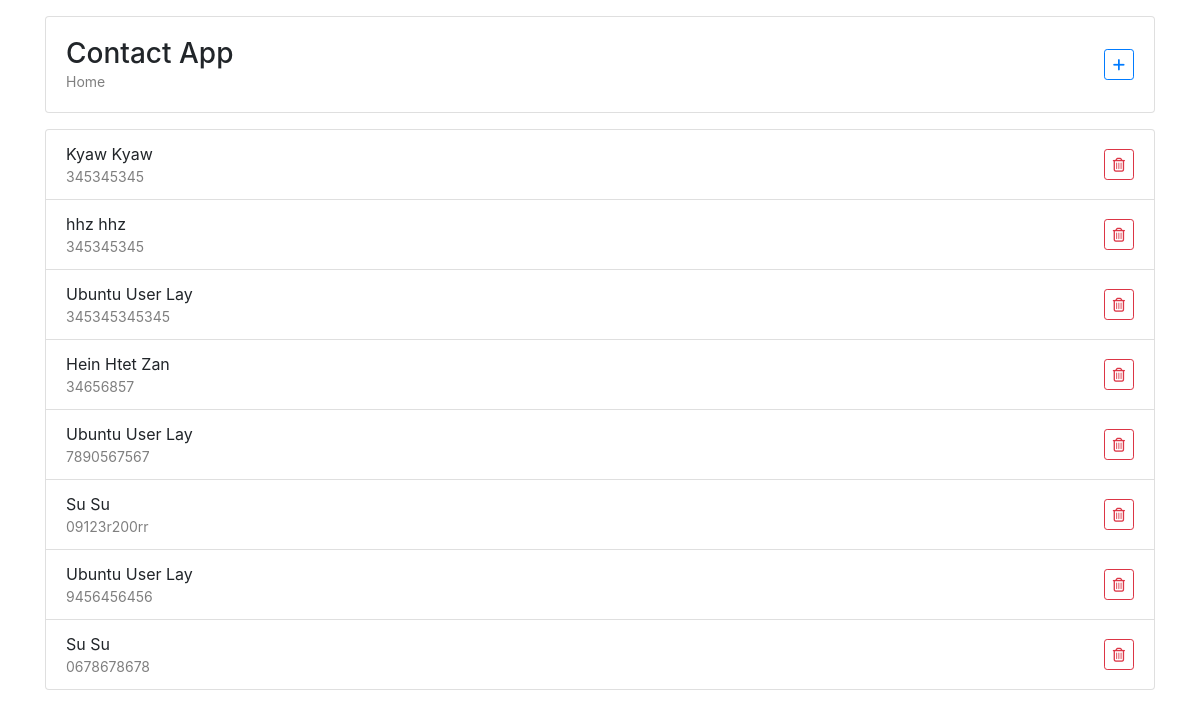
The page / on the database its author committed.
### tables this page shows
CREATE TABLE `contacts` (
  `id` int(11) NOT NULL AUTO_INCREMENT,
  `name` varchar(20) NOT NULL,
  `phone` varchar(15) NOT NULL,
  `photo` varchar(50) DEFAULT NULL,
  `created_at` timestamp NOT NULL DEFAULT current_timestamp(),
  PRIMARY KEY (`id`)
);

### functions.php (called while the page is built, shortened)
<?php
function contacts(){
    $sql = "SELECT * FROM contacts";
    $query = mysqli_query($GLOBALS['conn'],$sql);
    $rows = [];
    while ($row = mysqli_fetch_object($query)){
        array_push($rows,$row);
    }
    return $rows;
}

### index.php (the view, shortened to what this page needs)
<?php require_once 'header.php'; ?>
<div class="container">
    <div class="row">
        <div class="col-12">
            <div class="card my-3">
                <div class="card-body">
                    <div class="d-flex justify-content-between align-items-center">
                        <div class="">
                            <h3 class="mb-0">Contact App</h3>
                            <p class="mb-0 small text-black-50">Home</p>
                        </div>
                        <div class="">
                            <a href="create.php" class="btn btn-sm btn-outline-primary">
                                <i class="fa-solid fa-plus"></i>
                            </a>
                        </div>
                    </div>
                </div>
            </div>
            <ul class="list-group">
                <?php foreach (contacts() as $contact): ?>
                <li class="list-group-item d-flex justify-content-between align-items-center">
                    <div class="">
                        <p class="mb-0"><?= $contact->name ?></p>
                        <p class="mb-0 small text-black-50"><?= $contact->phone ?></p>
                    </div>
                    <form action="" method="post">
                        <button class="btn btn-sm btn-outline-danger" name="contactDelete">
                            <i class="fa-regular fa-trash-alt"></i>
                        </button>
                    </form>
                </li>
                <?php endforeach; ?>
            </ul>
        </div>
    </div>
</div>
<?php require_once 'header.php'; ?>

### header.php (shortened to what this page needs)
<?php
require_once "functions.php";
?>
<!doctype html>
<html lang="en">
<head>
    <link rel="stylesheet" href="node_modules/bootstrap/dist/css/bootstrap.min.css">
    <link rel="stylesheet" href="node_modules/@fortawesome/fontawesome-free/css/all.min.css">
</head>
<body>

### rows shown on the page
contacts: name "Kyaw Kyaw", phone "345345345"
contacts: name "hhz hhz", phone "345345345"
contacts: name "Ubuntu User Lay", phone "345345345345"
contacts: name "Hein Htet Zan", phone "34656857"
contacts: name "Ubuntu User Lay", phone "7890567567"
contacts: name "Su Su", phone "09123r200rr"
contacts: name "Ubuntu User Lay", phone "9456456456"
contacts: name "Su Su", phone "0678678678"
